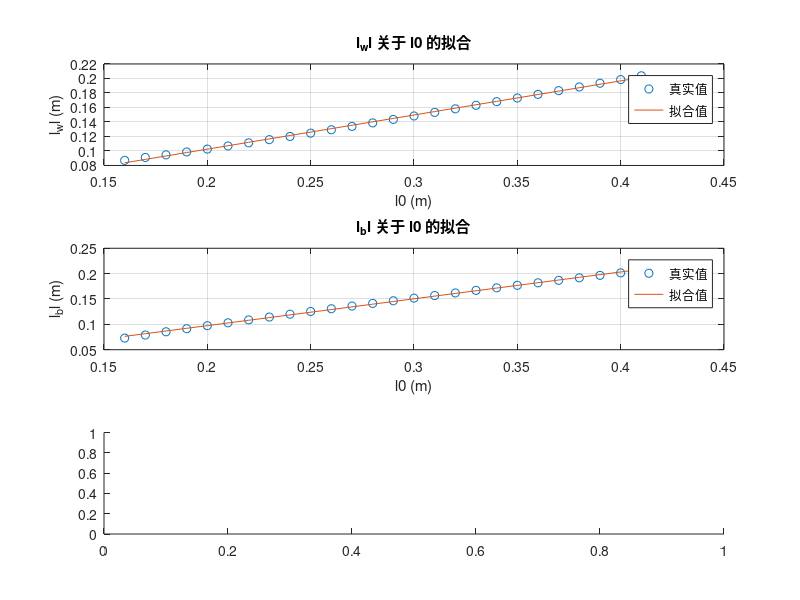

The MATLAB source for this figure: (Note: this script raises an error after producing the figure.)
% 这段代码用于对不同腿长下腿部的参数进行拟合
%% 输入测量得到的数据（l0单位为m,l_wl单位为m,l_bl单位为m，I_ll单位为kg*m^2）
l0_mm = [160.00, 170.00, 180.00, 190.00, 200.00, 210.00, 220.00, 230.00, 240.00, 250.00, ...
         260.00, 270.00, 280.00, 290.00, 300.00, 310.00, 320.00, 330.00, 340.00, 350.00, ...
         360.00, 370.00, 380.00, 390.00, 400.00, 410.00]';
l_wl_mm = [87.00, 91.00, 94.60, 98.60, 102.60, 106.90, 111.20, 115.60, 120.00, 124.60, ...
           129.20, 133.90, 138.70, 143.50, 148.30, 153.20, 158.10, 163.00, 168.00, 173.10, ...
           178.10, 183.20, 188.30, 193.40, 198.50, 203.70]';
l_bl_mm = [73, 79, 85.4, 91.4, 97.4, 103.1, 108.8, 114.4, 120, 125.4, ...
           130.8, 136.1, 141.3, 146.5, 151.7, 156.8, 161.9, 167, 172, 176.9, ...
           181.9, 186.8, 191.7, 196.6, 201.5, 206.3]';
I_ll = [0.01527, 0.015581, 0.015868, 0.016212, 0.016574, 0.016953, 0.017349, 0.017807, 0.01824, 0.018646, ...
        0.01916, 0.019647, 0.020152, 0.020676, 0.021217, 0.021777, 0.022355, 0.022951, 0.023507, 0.024199, ...
        0.02485, 0.02552, 0.026207, 0.026914, 0.027638, 0.028305]';

% 单位转换：从毫米转换为米
l0 = l0_mm / 1000;      % 转换为米
l_wl = l_wl_mm / 1000;  % 转换为米
l_bl = l_bl_mm / 1000;  % 转换为米

%% 多项式拟合
%给定拟合的阶数
degree = 1;

% 拟合 l_w1 关于 l0
p_l_wl = polyfit(l0, l_wl, degree);
fitted_l_wl = polyval(p_l_wl, l0);

% 拟合 l_b1 关于 l0
p_l_bl = polyfit(l0, l_bl, degree);
fitted_l_bl = polyval(p_l_bl, l0);

% 拟合 I_11 关于 l0
p_I_ll = polyfit(l0, I_ll, degree);
fitted_I_ll = polyval(p_I_ll, l0);
% 返回拟合系数
fprintf('拟合系数 for l_wl: ');
disp(p_l_wl);
fprintf('拟合系数 for l_bl: ');
disp(p_l_bl);
fprintf('拟合系数 for I_ll: ');
disp(p_I_ll);

%% 绘制图像


% 绘制拟合结果与真实值的对比
figure;

% 1. l_w1 的拟合结果
subplot(3,1,1);
plot(l0, l_wl, 'o', 'DisplayName', '真实值');
hold on;
plot(l0, fitted_l_wl, '-', 'DisplayName', '拟合值');
xlabel('l0 (m)');
ylabel('l_wl (m)');
title('l_wl 关于 l0 的拟合');
legend;
grid on;

% 2. l_b1 的拟合结果
subplot(3,1,2);
plot(l0, l_bl, 'o', 'DisplayName', '真实值');
hold on;
plot(l0, fitted_l_bl, '-', 'DisplayName', '拟合值');
xlabel('l0 (m)');
ylabel('l_bl (m)');
title('l_bl 关于 l0 的拟合');
legend;
grid on;

% 3. I_11 的拟合结果
subplot(3,1,3);
plot(l0, I_11, 'o', 'DisplayName', '真实值');
hold on;
plot(l0, fitted_I_ll, '-', 'DisplayName', '拟合值');
xlabel('l0 (m)');
ylabel('I_ll (kg*m^2)');
title('I_ll 关于 l0 的拟合');
legend;
grid on;

% 调整布局
sgtitle('拟合结果与真实值对比');